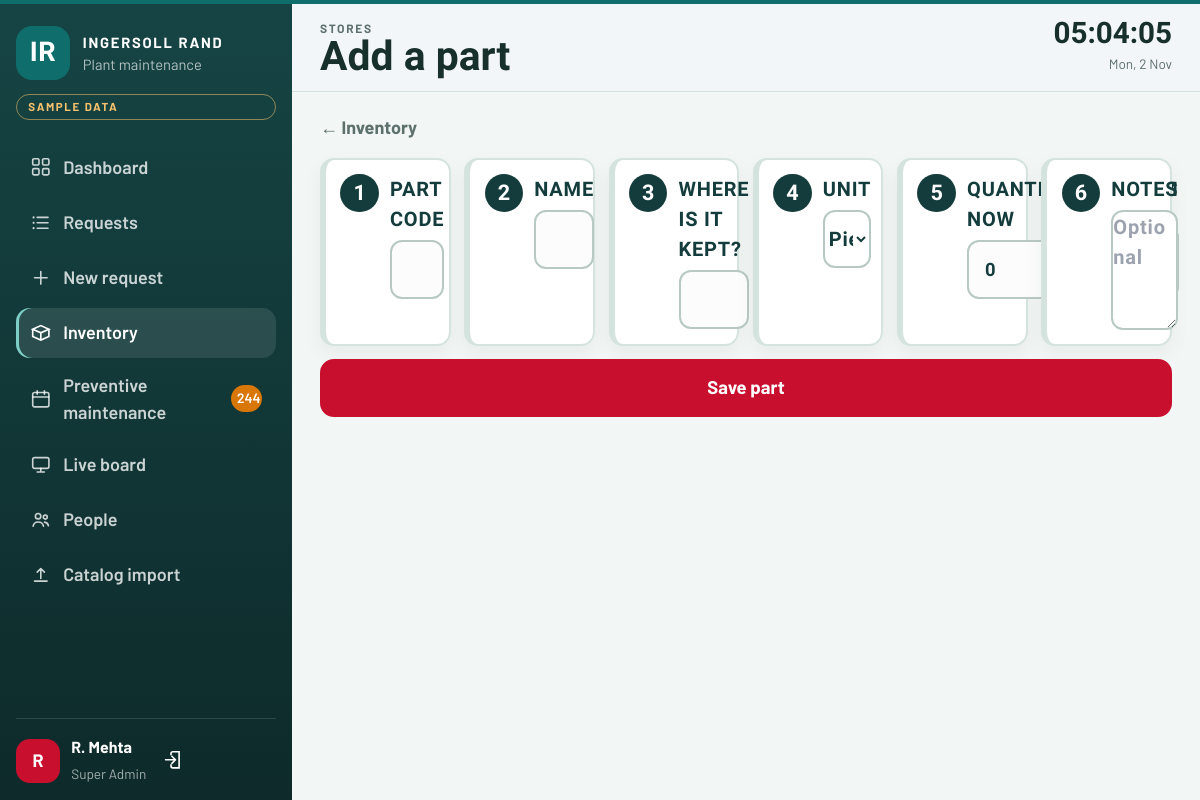
/inventory/new/ (signed in), run on the app's committed database.
### maintenance/models.py (models this page shows, shortened)
class User(AbstractUser):
    class Role(models.TextChoices):
        SUPERADMIN = 'superadmin', 'Super Admin'
        ADMIN = 'admin', 'Admin'
        EMPLOYEE = 'employee', 'Employee'
    role = models.CharField(max_length=20, choices=Role.choices, default=Role.EMPLOYEE)
    employee_code = models.CharField(max_length=20, unique=True, blank=True)
    department = models.CharField(max_length=80, blank=True)
    phone = models.CharField('Extension', max_length=30, blank=True)
    created_by = models.ForeignKey(
        'self',
        null=True,
        blank=True,
        on_delete=models.SET_NULL,
        related_name='provisioned_users',
    )
    class Meta:
        ordering = ['first_name', 'username']
    @property
    def is_superadmin(self):
        return self.role == self.Role.SUPERADMIN
    @property
    def is_admin_role(self):
        return self.role in {self.Role.SUPERADMIN, self.Role.ADMIN}

### maintenance/views.py (the view, shortened to what this page needs)
# urls.py: path('inventory/new/', views.inventory_create, name='inventory_create'),
@roles_required(User.Role.SUPERADMIN, User.Role.ADMIN)
def inventory_create(request):
    form = InventoryForm(request.POST or None)
    return render(request, 'inventory/form.html', {'form': form})

### maintenance/forms.py (shortened to what this page needs)
class InventoryForm(forms.ModelForm):
    class Meta:
        model = InventoryItem
        fields = ['sku', 'name', 'description', 'unit', 'quantity', 'min_quantity', 'location']

### maintenance/context_processors.py (called while the page is built)
def nav(request):
    user = getattr(request, 'user', None)
    if user is None or not user.is_authenticated:
        return {}
    open_jobs = Ticket.objects.filter(status__in=[Ticket.Status.PENDING, Ticket.Status.ATTEMPTED])
    if user.role == user.Role.EMPLOYEE:
        open_jobs = open_jobs.filter(raised_by=user)
        low_stock = 0
    else:
        low_stock = InventoryItem.objects.filter(
            is_active=True,
            quantity__lte=F('min_quantity'),
        ).count()
    soon = timezone.localdate() + timedelta(days=7)
    pm_due = 0
    if user.is_admin_role:
        pm_due = PreventiveTask.objects.filter(completed_on__isnull=True, plan_date__lte=soon).count()
    return {
        'nav_open_count': open_jobs.count(),
        'nav_low_stock': low_stock,
        'nav_pm_due': pm_due,
    }

### templates/inventory/form.html (shortened to what this page needs)
{% extends "base.html" %}
{% block eyebrow %}Stores{% endblock %}
{% block page_title %}Add a part{% endblock %}
{% block content %}
<a class="back" href="{% url 'inventory_list' %}">← Inventory</a>
<form method="post" class="ask-form js-once">
  <section class="ask-step">
    <span class="ask-num">1</span>
    <label class="lbl">Part code
      <input name="sku" required value="{{ form.sku.value|default_if_none:'' }}">
    </label>
  </section>
  <section class="ask-step">
    <span class="ask-num">2</span>
    <label class="lbl">Name
      <input name="name" required value="{{ form.name.value|default_if_none:'' }}">
    </label>
  </section>
  <section class="ask-step">
    <span class="ask-num">3</span>
    <label class="lbl">Where is it kept?
      <input name="location" required value="{{ form.location.value|default_if_none:'' }}">
    </label>
  </section>
  <section class="ask-step">
    <span class="ask-num">4</span>
    <label class="lbl">Unit
      <select name="unit">
        <option value="pcs" {% if form.unit.value|default:"pcs" == "pcs" %}selected{% endif %}>Pieces</option>
      </select>
    </label>
  </section>
  <section class="ask-step">
    <span class="ask-num">5</span>
    <div class="ask-pair">
      <label class="lbl">Quantity now
        <input type="number" name="quantity" min="0" required value="{{ form.quantity.value|default_if_none:'0' }}">
      </label>
      <label class="lbl">Minimum
      </label>
    </div>
  </section>
  <section class="ask-step">
    <span class="ask-num">6</span>
    <label class="lbl">Notes
      <textarea name="description" placeholder="Optional">{{ form.description.value|default_if_none:'' }}</textarea>
    </label>
  </section>
  <button class="btn btn-primary ask-send" type="submit">Save part</button>
</form>
{% endblock %}

### templates/base.html (shortened to what this page needs)
{% load static %}
<!DOCTYPE html>
<html lang="en">
<head>
  <script src="{% static 'vendor/tailwind.js' %}"></script>
  <link rel="stylesheet" href="{% static 'css/app.css' %}?v=15">
</head>
<body class="{% block body_class %}{% endblock %}">
  {% block body %}
  <div class="app-shell">
    {% if user.is_authenticated %}
    {% with name=request.resolver_match.url_name %}
    <aside class="sidebar">
      <a class="brand" href="{% url 'home' %}">
        <div class="brand-mark">IR</div>
        <div>
          <strong>INGERSOLL RAND</strong>
          <small>Plant maintenance</small>
        </div>
      </a>
      <div class="sample-chip">Sample data</div>
      <nav class="nav-list">
        <a class="nav-link {% if name == 'home' %}is-active{% endif %}" href="{% url 'home' %}"><svg class="icon"><use href="#i-grid"></use></svg>Dashboard</a>
        <a class="nav-link " href="{% url 'ticket_list' %}"><svg class="icon"><use href="#i-list"></use></svg>Requests</a>
        <a class="nav-link {% if name == 'ticket_create' %}is-active{% endif %}" href="{% url 'ticket_create' %}"><svg class="icon"><use href="#i-plus"></use></svg>New request</a>
        {% if user.is_admin_role %}
        <a class="nav-link {% if name == 'inventory_list' or name == 'inventory_detail' or name == 'inventory_create' %}is-active{% endif %}" href="{% url 'inventory_list' %}"><svg class="icon"><use href="#i-box"></use></svg>Inventory{% if nav_low_stock %}<span class="nav-badge amber">{{ nav_low_stock }}</span>{% endif %}</a>
        <a class="nav-link " href="{% url 'pm_list' %}"><svg class="icon"><use href="#i-calendar"></use></svg>Preventive maintenance{% if nav_pm_due %}<span class="nav-badge amber">{{ nav_pm_due }}</span>{% endif %}</a>
        <a class="nav-link {% if name == 'tv_board' %}is-active{% endif %}" href="{% url 'tv_board' %}"><svg class="icon"><use href="#i-screen"></use></svg>Live board</a>
        {% endif %}
        {% if user.is_superadmin %}
        <a class="nav-link {% if name == 'user_list' or name == 'user_create' or name == 'user_password' %}is-active{% endif %}" href="{% url 'user_list' %}"><svg class="icon"><use href="#i-users"></use></svg>People</a>
        <a class="nav-link {% if name == 'import_categories' %}is-active{% endif %}" href="{% url 'import_categories' %}"><svg class="icon"><use href="#i-upload"></use></svg>Catalog import</a>
        {% endif %}
      </nav>
      <div class="sidebar-user">
        <div class="avatar">{{ user.first_name|first|default:user.username|first }}</div>
        <div>
          <strong>{{ user.get_full_name|default:user.username }}</strong>
          <span>{{ user.get_role_display }}</span>
        </div>
        <form method="post" action="{% url 'logout' %}">
          <button type="submit" aria-label="Sign out"><svg class="icon"><use href="#i-out"></use></svg></button>
        </form>
      </div>
    </aside>
    {% endwith %}
    {% endif %}
    <div class="main-col">
      {% if user.is_authenticated %}
      <header class="topbar">
        <div>
          <p class="eyebrow">{% block eyebrow %}Operations{% endblock %}</p>
          <h1>{% block page_title %}Dashboard{% endblock %}</h1>
        </div>
        <div class="topbar-actions">
          <div class="live-clock" data-clock></div>
        </div>
      </header>
      {% endif %}
      <main class="content">
        {% block content %}{% endblock %}
      </main>
    </div>
  </div>
  {% endblock %}
</body>
</html>

### data on the page
User: first_name|first "R", get_full_name "R. Mehta", role "Super Admin"

### other printed values
{{ nav_pm_due }} "244"
